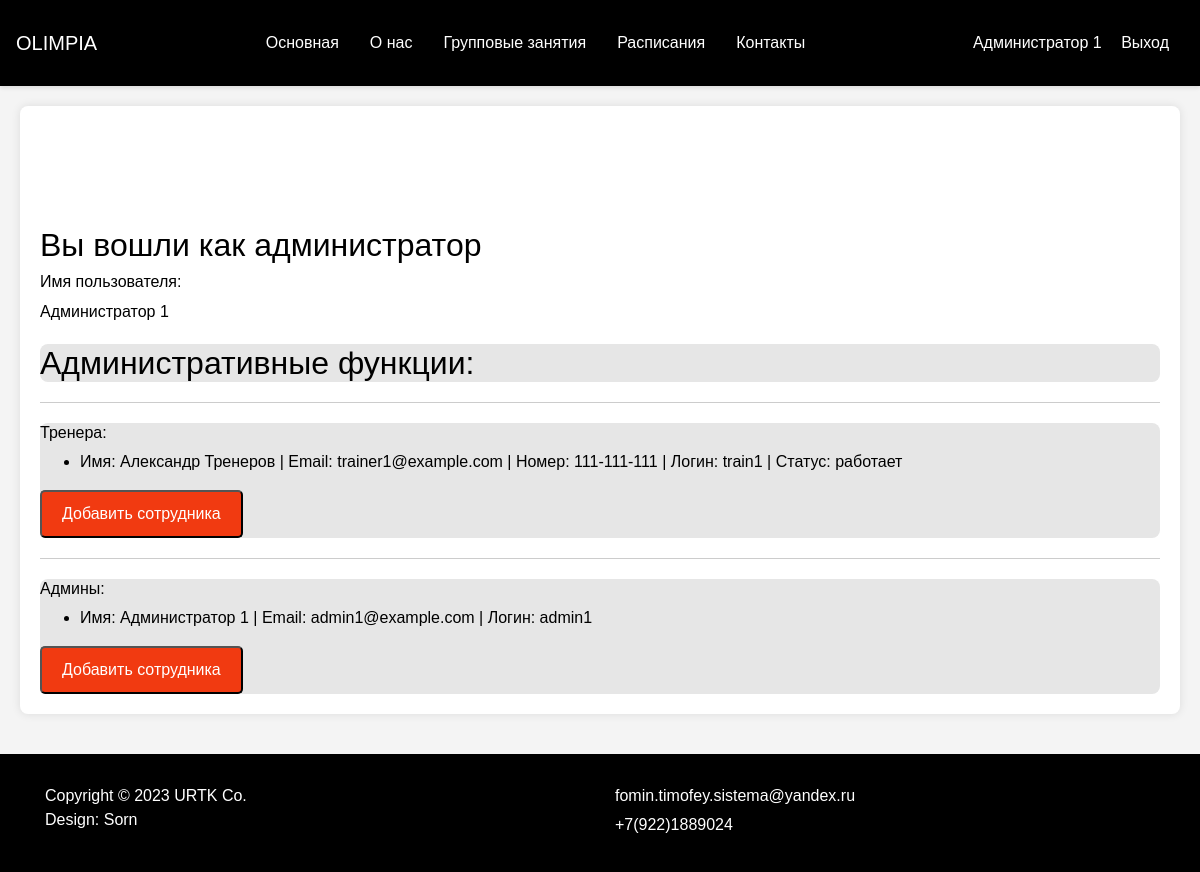
Page /profile.php (signed in) on the committed database.
### tables this page shows
CREATE TABLE Trainers (
    ID INT PRIMARY KEY AUTO_INCREMENT,
    Name VARCHAR(255),
    Email VARCHAR(255) UNIQUE,
    PhoneNumber VARCHAR(15),
    TrainerLogin VARCHAR(255) UNIQUE,
    Password VARCHAR(255) UNIQUE,
    Image varchar(200) NOT NULL ,
    Active BOOLEAN DEFAULT true
);

### helpers.php (called while the page is built, shortened)
<?php
function include_template($name, array $data = [])
{
    $name = 'templates/' . $name;
    extract($data);
    require $name;
    $result = ob_get_clean();
    return $result;
}

### functions.php (called while the page is built, shortened)
<?php
function get_trainers(mysqli $con): array
{
    $sql = "SELECT * FROM Trainers";
    return mysqli_fetch_all(mysqli_query($con, $sql), MYSQLI_ASSOC);
}
function get_admins(mysqli $con): array
{
    $sql = "SELECT * FROM Admins";
    return mysqli_fetch_all(mysqli_query($con, $sql), MYSQLI_ASSOC);
}

### templates/admin-profile.php (the view)
<head>
    <link rel="stylesheet" href="css/profiles.css">
</head>
<main>
    <body>
        <div class="profile-container">
            <div class="profile">
                <div class="profile-info">
                    <h2>Вы вошли как администратор</h2>
                    <h6>Имя пользователя:</h6>
                    <span>
                        <?= $user_name ?><span>
                </div>
                <div class="admin-functionalities">
                    <h2>Административные функции:</h2>
                </div>
                <div class="separator"></div>
                    <div class="admin-functionalities">
                        <h6>Тренера: </h6>
                        <?php if (!empty($trainers)): ?>
                            <ul>
                                <?php foreach ($trainers as $trainer): ?>
                                    <li>Имя: <?=$trainer['Name'] ?> | Email: <?=$trainer['Email'] ?> | Номер: <?=$trainer['PhoneNumber'] ?> | Логин: <?=$trainer['TrainerLogin'] ?>
                                    | Статус: <?php if($trainer['Active'] == 0):?> не работает <?php else:?> работает <?php endif?></li>
                                <?php endforeach; ?>
                            </ul>
                        <?php else : ?>
                            <p>Список сотрудников-тренеров пуст</p>
                        <?php endif; ?>
                        <a href="trener-create.php"><button class="button">Добавить сотрудника</button></a>
                    </div>
                <div class="separator"></div>
                    <div class="admin-functionalities">
                        <h6>Админы: </h6>
                        <?php if (!empty($admins)): ?>
                            <ul>
                                <?php foreach ($admins as $admin): ?>
                                    <li>Имя: <?=$admin['Name'] ?> | Email: <?=$admin['Email'] ?> | Логин:  <?=$admin['AdminLogin'] ?>  </li>
                                <?php endforeach; ?>
                            </ul>
                        <?php else : ?>
                            <p>Список сотрудников-админов пуст</p>
                        <?php endif; ?>
                        <a href="admin-create.php"><button class="button">Добавить сотрудника</button></a>
                    </div>
            </div>
        </div>
    </body>
</main>

### css/main.css (style rules this page uses)
body { font-family: 'Arial', sans-serif; color: #fff; }

### css/profiles.css (style rules this page uses)
body { margin: 0; padding: 0; }
body { background-color: #f4f4f4; font-family: Arial, sans-serif; }
.profile-container { max-width: 1200px; margin: 0 auto; padding: 20px; }
.profile { background-color: #fff; border-radius: 8px; box-shadow: 0 0 10px rgba(0, 0, 0, 0.1); padding: 20px; margin-bottom: 20px; }
.admin-functionalities { background-color: #e6e6e6; border-radius: 8px; padding: 15 15 15 0px; margin-top: 20px; }
.button { display: inline-block; padding: 10px 20px; font-size: 16px; text-align: center; text-decoration: none; background-color: #f13a11; color: #fff; border-radius: 5px; cursor: pointer; }
.separator { border-top: 1px solid #ccc; margin: 20px 0; }
.profile-info { margin-top: 100px; margin-bottom: 20px; }
h6, p, h2, span, li { color: black; }

### rows in the picture
trainers: Name "Александр Тренеров", Email "trainer1@example.com", PhoneNumber "111-111-111", TrainerLogin "train1", Active "работает"

### other values in the picture
$_SESSION['username'] "Администратор 1"
$user_name "Администратор 1"
$admin['Name'] "Администратор 1"
$admin['Email'] "admin1@example.com"
$admin['AdminLogin'] "admin1"
